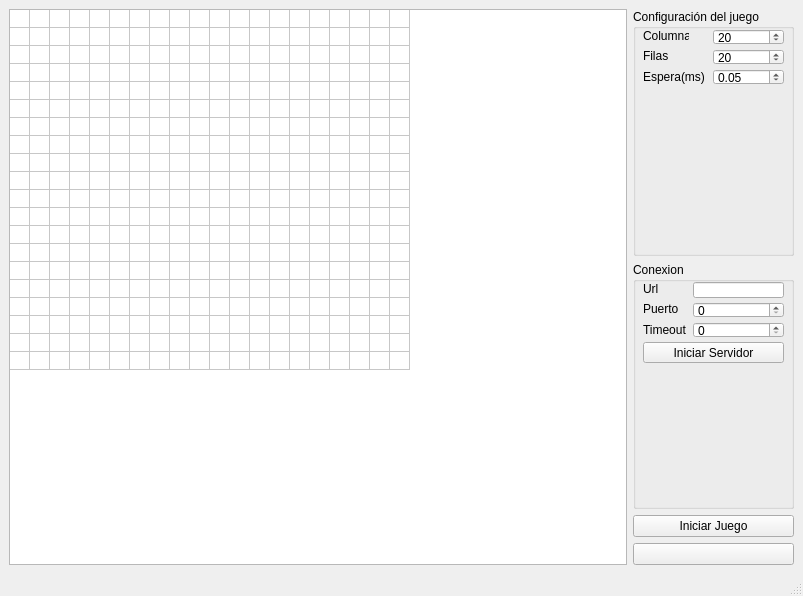
<?xml version="1.0" encoding="UTF-8"?>
<ui version="4.0">
 <class>MainWindow</class>
 <widget class="QMainWindow" name="MainWindow">
  <property name="geometry">
   <rect>
    <x>0</x>
    <y>0</y>
    <width>803</width>
    <height>596</height>
   </rect>
  </property>
  <property name="windowTitle">
   <string>servidor</string>
  </property>
  <widget class="QWidget" name="centralwidget">
   <layout class="QGridLayout" name="gridLayout">
    <item row="0" column="0" rowspan="4">
     <widget class="QTableWidget" name="tableWidget">
      <property name="enabled">
       <bool>true</bool>
      </property>
      <property name="minimumSize">
       <size>
        <width>350</width>
        <height>350</height>
       </size>
      </property>
      <property name="mouseTracking">
       <bool>false</bool>
      </property>
      <property name="autoFillBackground">
       <bool>false</bool>
      </property>
      <property name="tabKeyNavigation">
       <bool>false</bool>
      </property>
      <property name="rowCount">
       <number>20</number>
      </property>
      <property name="columnCount">
       <number>20</number>
      </property>
      <attribute name="horizontalHeaderVisible">
       <bool>false</bool>
      </attribute>
      <attribute name="horizontalHeaderDefaultSectionSize">
       <number>10</number>
      </attribute>
      <attribute name="horizontalHeaderHighlightSections">
       <bool>true</bool>
      </attribute>
      <attribute name="horizontalHeaderMinimumSectionSize">
       <number>1</number>
      </attribute>
      <attribute name="verticalHeaderVisible">
       <bool>false</bool>
      </attribute>
      <attribute name="verticalHeaderDefaultSectionSize">
       <number>10</number>
      </attribute>
      <attribute name="verticalHeaderHighlightSections">
       <bool>false</bool>
      </attribute>
      <attribute name="verticalHeaderMinimumSectionSize">
       <number>1</number>
      </attribute>
      <row/>
      <row/>
      <row/>
      <row/>
      <row/>
      <row/>
      <row/>
      <row/>
      <row/>
      <row/>
      <row/>
      <row/>
      <row/>
      <row/>
      <row/>
      <row/>
      <row/>
      <row/>
      <row/>
      <row/>
      <column/>
      <column/>
      <column/>
      <column/>
      <column/>
      <column/>
      <column/>
      <column/>
      <column/>
      <column/>
      <column/>
      <column/>
      <column/>
      <column/>
      <column/>
      <column/>
      <column/>
      <column/>
      <column/>
      <column/>
     </widget>
    </item>
    <item row="0" column="1">
     <widget class="QGroupBox" name="groupBox">
      <property name="minimumSize">
       <size>
        <width>161</width>
        <height>91</height>
       </size>
      </property>
      <property name="title">
       <string>Configuración del juego</string>
      </property>
      <widget class="QLabel" name="label">
       <property name="geometry">
        <rect>
         <x>10</x>
         <y>20</y>
         <width>46</width>
         <height>13</height>
        </rect>
       </property>
       <property name="text">
        <string>Columnas</string>
       </property>
      </widget>
      <widget class="QLabel" name="label_2">
       <property name="geometry">
        <rect>
         <x>10</x>
         <y>40</y>
         <width>46</width>
         <height>13</height>
        </rect>
       </property>
       <property name="text">
        <string>Filas</string>
       </property>
      </widget>
      <widget class="QLabel" name="label_3">
       <property name="geometry">
        <rect>
         <x>10</x>
         <y>60</y>
         <width>61</width>
         <height>16</height>
        </rect>
       </property>
       <property name="text">
        <string>Espera(ms)</string>
       </property>
      </widget>
      <widget class="QSpinBox" name="spinBox">
       <property name="geometry">
        <rect>
         <x>80</x>
         <y>20</y>
         <width>71</width>
         <height>16</height>
        </rect>
       </property>
       <property name="value">
        <number>20</number>
       </property>
      </widget>
      <widget class="QSpinBox" name="spinBox_2">
       <property name="geometry">
        <rect>
         <x>80</x>
         <y>40</y>
         <width>71</width>
         <height>16</height>
        </rect>
       </property>
       <property name="value">
        <number>20</number>
       </property>
      </widget>
      <widget class="QDoubleSpinBox" name="doubleSpinBox">
       <property name="geometry">
        <rect>
         <x>80</x>
         <y>60</y>
         <width>71</width>
         <height>16</height>
        </rect>
       </property>
       <property name="prefix">
        <string/>
       </property>
       <property name="suffix">
        <string/>
       </property>
       <property name="singleStep">
        <double>0.050000000000000</double>
       </property>
       <property name="value">
        <double>0.050000000000000</double>
       </property>
      </widget>
     </widget>
    </item>
    <item row="1" column="1">
     <widget class="QGroupBox" name="groupBox_2">
      <property name="minimumSize">
       <size>
        <width>161</width>
        <height>111</height>
       </size>
      </property>
      <property name="title">
       <string>Conexion</string>
      </property>
      <widget class="QLabel" name="label_4">
       <property name="geometry">
        <rect>
         <x>10</x>
         <y>20</y>
         <width>46</width>
         <height>13</height>
        </rect>
       </property>
       <property name="text">
        <string>Url</string>
       </property>
      </widget>
      <widget class="QLabel" name="label_5">
       <property name="geometry">
        <rect>
         <x>10</x>
         <y>40</y>
         <width>46</width>
         <height>13</height>
        </rect>
       </property>
       <property name="text">
        <string>Puerto</string>
       </property>
      </widget>
      <widget class="QLabel" name="label_6">
       <property name="geometry">
        <rect>
         <x>10</x>
         <y>60</y>
         <width>61</width>
         <height>16</height>
        </rect>
       </property>
       <property name="text">
        <string>Timeout</string>
       </property>
      </widget>
      <widget class="QLineEdit" name="lineEdit">
       <property name="geometry">
        <rect>
         <x>60</x>
         <y>20</y>
         <width>91</width>
         <height>16</height>
        </rect>
       </property>
      </widget>
      <widget class="QSpinBox" name="spinBox_4">
       <property name="geometry">
        <rect>
         <x>60</x>
         <y>40</y>
         <width>91</width>
         <height>16</height>
        </rect>
       </property>
       <property name="value">
        <number>0</number>
       </property>
      </widget>
      <widget class="QSpinBox" name="spinBox_5">
       <property name="geometry">
        <rect>
         <x>60</x>
         <y>60</y>
         <width>91</width>
         <height>16</height>
        </rect>
       </property>
      </widget>
      <widget class="QPushButton" name="pushButton">
       <property name="geometry">
        <rect>
         <x>10</x>
         <y>80</y>
         <width>141</width>
         <height>21</height>
        </rect>
       </property>
       <property name="text">
        <string>Iniciar Servidor</string>
       </property>
      </widget>
     </widget>
    </item>
    <item row="2" column="1">
     <widget class="QPushButton" name="pushButton_2">
      <property name="minimumSize">
       <size>
        <width>141</width>
        <height>21</height>
       </size>
      </property>
      <property name="text">
       <string>Iniciar Juego</string>
      </property>
     </widget>
    </item>
    <item row="3" column="1">
     <widget class="QPushButton" name="pushButton_3">
      <property name="text">
       <string/>
      </property>
     </widget>
    </item>
   </layout>
  </widget>
  <widget class="QMenuBar" name="menubar">
   <property name="geometry">
    <rect>
     <x>0</x>
     <y>0</y>
     <width>803</width>
     <height>21</height>
    </rect>
   </property>
  </widget>
  <widget class="QStatusBar" name="statusbar"/>
 </widget>
 <resources/>
 <connections/>
</ui>
